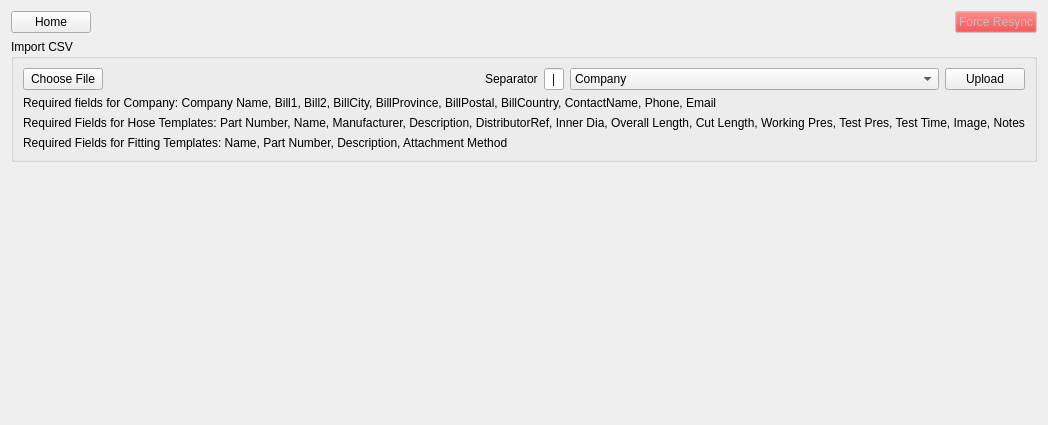
      <widget class="QWidget" name="AdminArea">
       <layout class="QVBoxLayout" name="verticalLayout_8">
        <item>
         <layout class="QHBoxLayout" name="horizontalLayout_6">
          <item>
           <widget class="QPushButton" name="GoToHome_Admin">
            <property name="text">
             <string>Home</string>
            </property>
           </widget>
          </item>
          <item>
           <spacer name="horizontalSpacer_3">
            <property name="orientation">
             <enum>Qt::Horizontal</enum>
            </property>
            <property name="sizeHint" stdset="0">
             <size>
              <width>40</width>
              <height>20</height>
             </size>
            </property>
           </spacer>
          </item>
          <item>
           <widget class="QPushButton" name="ForceResync_Admin">
            <property name="enabled">
             <bool>false</bool>
            </property>
            <property name="palette">
             <palette>
              <active>
               <colorrole role="WindowText">
                <brush brushstyle="SolidPattern">
                 <color alpha="255">
                  <red>255</red>
                  <green>255</green>
                  <blue>255</blue>
                 </color>
                </brush>
               </colorrole>
               <colorrole role="Button">
                <brush brushstyle="SolidPattern">
                 <color alpha="255">
                  <red>255</red>
                  <green>0</green>
                  <blue>0</blue>
                 </color>
                </brush>
               </colorrole>
              </active>
              <inactive>
               <colorrole role="WindowText">
                <brush brushstyle="SolidPattern">
                 <color alpha="255">
                  <red>255</red>
                  <green>255</green>
                  <blue>255</blue>
                 </color>
                </brush>
               </colorrole>
               <colorrole role="Button">
                <brush brushstyle="SolidPattern">
                 <color alpha="255">
                  <red>255</red>
                  <green>0</green>
                  <blue>0</blue>
                 </color>
                </brush>
               </colorrole>
              </inactive>
              <disabled>
               <colorrole role="WindowText">
                <brush brushstyle="SolidPattern">
                 <color alpha="255">
                  <red>120</red>
                  <green>120</green>
                  <blue>120</blue>
                 </color>
                </brush>
               </colorrole>
               <colorrole role="Button">
                <brush brushstyle="SolidPattern">
                 <color alpha="255">
                  <red>255</red>
                  <green>0</green>
                  <blue>0</blue>
                 </color>
                </brush>
               </colorrole>
              </disabled>
             </palette>
            </property>
            <property name="text">
             <string>Force Resync</string>
            </property>
           </widget>
          </item>
         </layout>
        </item>
        <item>
         <widget class="QGroupBox" name="groupBox_3">
          <property name="title">
           <string>Import CSV</string>
          </property>
          <layout class="QVBoxLayout" name="verticalLayout_4">
           <item>
            <layout class="QHBoxLayout" name="horizontalLayout_7">
             <item>
              <widget class="QPushButton" name="ChooseCSVFileButton_Admin">
               <property name="enabled">
                <bool>true</bool>
               </property>
               <property name="text">
                <string>Choose File</string>
               </property>
              </widget>
             </item>
             <item>
              <widget class="QLabel" name="CSVFileLocation_Admin">
               <property name="sizePolicy">
                <sizepolicy hsizetype="Preferred" vsizetype="Preferred">
                 <horstretch>1</horstretch>
                 <verstretch>0</verstretch>
                </sizepolicy>
               </property>
               <property name="text">
                <string/>
               </property>
              </widget>
             </item>
             <item>
              <widget class="QLabel" name="label_13">
               <property name="text">
                <string>Separator</string>
               </property>
              </widget>
             </item>
             <item>
              <widget class="QLineEdit" name="CSVSeparator_Admin">
               <property name="maximumSize">
                <size>
                 <width>20</width>
                 <height>16777215</height>
                </size>
               </property>
               <property name="text">
                <string>|</string>
               </property>
               <property name="alignment">
                <set>Qt::AlignCenter</set>
               </property>
              </widget>
             </item>
             <item>
              <widget class="QComboBox" name="CSVType_Admin">
               <property name="sizePolicy">
                <sizepolicy hsizetype="Preferred" vsizetype="Fixed">
                 <horstretch>1</horstretch>
                 <verstretch>0</verstretch>
                </sizepolicy>
               </property>
               <item>
                <property name="text">
                 <string>Company</string>
                </property>
               </item>
               <item>
                <property name="text">
                 <string>Hose Template</string>
                </property>
               </item>
               <item>
                <property name="text">
                 <string>Fitting Template</string>
                </property>
               </item>
              </widget>
             </item>
             <item>
              <widget class="QPushButton" name="CSVUploadButton_Admin">
               <property name="enabled">
                <bool>true</bool>
               </property>
               <property name="text">
                <string>Upload</string>
               </property>
              </widget>
             </item>
            </layout>
           </item>
           <item>
            <widget class="QLabel" name="label_10">
             <property name="text">
              <string>Required fields for Company: Company Name, Bill1, Bill2, BillCity, BillProvince, BillPostal, BillCountry, ContactName, Phone, Email</string>
             </property>
            </widget>
           </item>
           <item>
            <widget class="QLabel" name="label_11">
             <property name="text">
              <string>Required Fields for Hose Templates: Part Number, Name, Manufacturer, Description, DistributorRef, Inner Dia, Overall Length, Cut Length, Working Pres, Test Pres, Test Time, Image, Notes</string>
             </property>
            </widget>
           </item>
           <item>
            <widget class="QLabel" name="label_14">
             <property name="text">
              <string>Required Fields for Fitting Templates: Name, Part Number, Description, Attachment Method</string>
             </property>
            </widget>
           </item>
          </layout>
         </widget>
        </item>
        <item>
         <spacer name="verticalSpacer">
          <property name="orientation">
           <enum>Qt::Vertical</enum>
          </property>
          <property name="sizeHint" stdset="0">
           <size>
            <width>20</width>
            <height>252</height>
           </size>
          </property>
         </spacer>
        </item>
       </layout>
      </widget>
